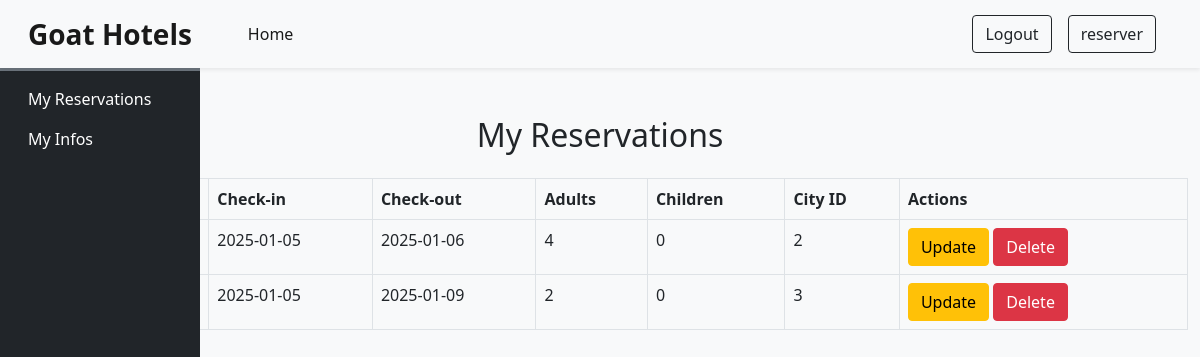
The page /reservation.php (signed in) on the database its author committed.
### tables this page shows
CREATE TABLE `reservations` (
  `id` int(11) NOT NULL,
  `user_id` int(11) NOT NULL,
  `room_id` int(11) NOT NULL,
  `check_in` date NOT NULL,
  `check_out` date NOT NULL,
  `adults` int(11) NOT NULL,
  `children` int(11) NOT NULL,
  `created_at` timestamp NOT NULL DEFAULT current_timestamp(),
  `city_id` int(11) NOT NULL,
  `hotel_id` int(11) DEFAULT NULL
);

### reservation.php (the view, shortened to what this page needs)
<?php
require('./admins/incl/cnx.php');
$user_id = $_SESSION['user_id'];
$stmt = $pdo->prepare("SELECT * FROM reservations WHERE user_id = ?");
$stmt->execute([$user_id]);
$reservations = $stmt->fetchAll(PDO::FETCH_ASSOC);
?>
<!DOCTYPE html>
<html lang="en">
<head>
    <?php require('include/links.php') ?>
</head>
<body class="bg-light">
    <nav class="navbar navbar-expand-lg navbar-light bg-light px-lg-3 py-lg-2 shadow-sm sticky-top">
        <div class="container-fluid">
            <a class="navbar-brand me-5 fw-bold fs-3 h-font" href="index.php">Goat Hotels</a>
            <div class="collapse navbar-collapse" id="navbarSupportedContent">
                <ul class="navbar-nav me-auto mb-2 mb-lg-0">
                    <li class="nav-item"><a class="nav-link active me-2" href="user.php">Home</a></li>
                </ul>
                <div class="d-flex">
                    <a href="logout.php" class="btn btn-outline-dark shadow-none me-lg-3 me-3">Logout</a>
                    <a href="reserver.php" class="btn btn-outline-dark shadow-none me-lg-3 me-3">reserver</a>
                </div>
            </div>
        </div>
    </nav>
    <div class="col-lg-2  bg-dark border-top border-3 border-secondary" id="dashbord-menu">
        <nav class="navbar navbar-expand-lg navbar-dark ">
            <div class="container-fluid flex-lg-column align-items-stretch">
                <div class="collapse navbar-collapse flex-column align-items-stretch" id="admindropdown">
                    <ul class="nav nav-pills flex-column">
                        <li class="nav-item">
                            <a class="nav-link text-white" href="reservation.php">My Reservations</a>
                        </li>
                        <li class="nav-item">
                            <a class="nav-link text-white" href="userInfos.php">My Infos</a>
                        </li>
                    </ul>
                </div>
            </div>
        </nav>
    </div>
    <div class="container-fluid">
        <div class="row">
            <div class="container mt-5">
                <h2 class="text-center">My Reservations</h2>
                <table class="table table-bordered mt-4">
                    <thead>
                        <tr>
                            <th>ID</th>
                            <th>Room ID</th>
                            <th>Check-in</th>
                            <th>Check-out</th>
                            <th>Adults</th>
                            <th>Children</th>
                            <th>City ID</th>
                            <th>Actions</th>
                        </tr>
                    </thead>
                    <tbody>
                        <?php if (count($reservations) > 0): ?>
                            <?php foreach ($reservations as $reservation): ?>
                                <tr>
                                    <td><?php echo $reservation['id']; ?></td>
                                    <td><?php echo $reservation['room_id']; ?></td>
                                    <td><?php echo $reservation['check_in']; ?></td>
                                    <td><?php echo $reservation['check_out']; ?></td>
                                    <td><?php echo $reservation['adults']; ?></td>
                                    <td><?php echo $reservation['children']; ?></td>
                                    <td><?php echo $reservation['city_id']; ?></td>
                                    <td>
                                        <a href="update_reserv.php?id=<?php echo $reservation['id']; ?>" class="btn btn-warning">Update</a>
                                        <a href="deleteReserv.php?id=<?php echo $reservation['id']; ?>" class="btn btn-danger" onclick="return confirm('Are you sure you want to delete this reservation?');">Delete</a>
                                    </td>
                                </tr>
                            <?php endforeach; ?>
                        <?php else: ?>
                            <tr>
                                <td colspan="8" class="text-center">No reservations found.</td>
                            </tr>
                        <?php endif; ?>
                    </tbody>
                </table>
            </div>
        </div>
    </div>
</body>
</html>

### reservation.php (style rules this page uses)
#dashbord-menu { position: fixed; height: 100%; }

### rows shown on the page
reservations: check_in "2025-01-05", check_out "2025-01-06", adults "4", children "0", city "2"
reservations: check_in "2025-01-05", check_out "2025-01-09", adults "2", children "0", city "3"
